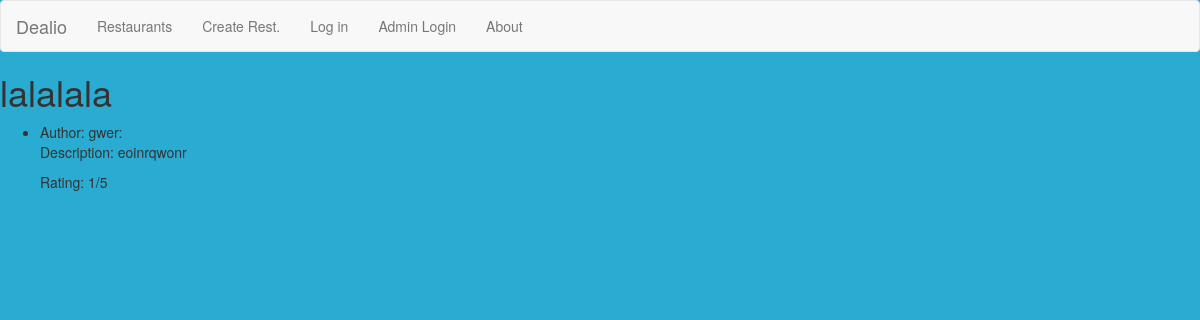
Page /promotion_reviewList/2/ on the committed database.
### dealioApp/models.py (models this page shows, shortened)
class Promotion(models.Model):
    STARS = (
        ('Rating:(1-5)', (
            (1, 1),
            (2, 2),
            (3, 3),
            (4, 4),
            (5, 5),
        )
         ),
    )
    rating = models.IntegerField(choices=STARS, default=1, editable=True)
    review = models.ManyToManyField(Review)
    reviewNum = Review.objects.count()
    owner_id = models.CharField(max_length=50)
    title = models.CharField(max_length=50)
    description = models.TextField()
    picture = models.TextField()
    num_ratings = models.IntegerField(default=0)
    promotion_type = models.TextField()
    def getReviews(self):
        lst = []
        for i in range(0, self.review.count()):
            lst.append(self.review.all()[i])
        return lst

class Review(models.Model):
    author = models.CharField(max_length=25, unique=True)
    description = models.TextField(blank=True, null=True)
    STARS = (
        ('Rating:(1-5)', (
            (1, 1),
            (2, 2),
            (3, 3),
            (4, 4),
            (5, 5),
        )
         ),
    )
    rating = models.IntegerField(choices=STARS, default=1, editable=True)

### dealioApp/views.py (the view)
# urls.py: url(r'^promotion_reviewList/(?P<promo_id>\d+)/$', views.display_reviews, name='promotion-reviewList'),
def display_reviews(request, promo_id):
    promo = Promotion.objects.get(id=promo_id)
    return render(request, 'dealioApp/reviews.html', {'promotion': promo})

### dealioApp/templates/dealioApp/reviews.html (shortened to what this page needs)
<!DOCTYPE html>
<html lang="en">
<head>
    {% extends "dealioApp/home.html" %}
{% block content %}
    <h1>{{ promotion.title }}</h1>
    <ul>
        {% if promotion.review.all.count > 0 %}
            {% for rev in promotion.getReviews %}
                <li> Author: {{ rev.author }}: </li>
                <p>Description: {{ rev.description }}</p>
                <p>Rating: {{ rev.rating }}/5</p>
            {% endfor %}
        {% endif %}
    </ul>
    {% endblock %}

### rows in the picture
Promotion: title "lalalala"
Review: author "gwer", description "eoinrqwonr", rating "1"
